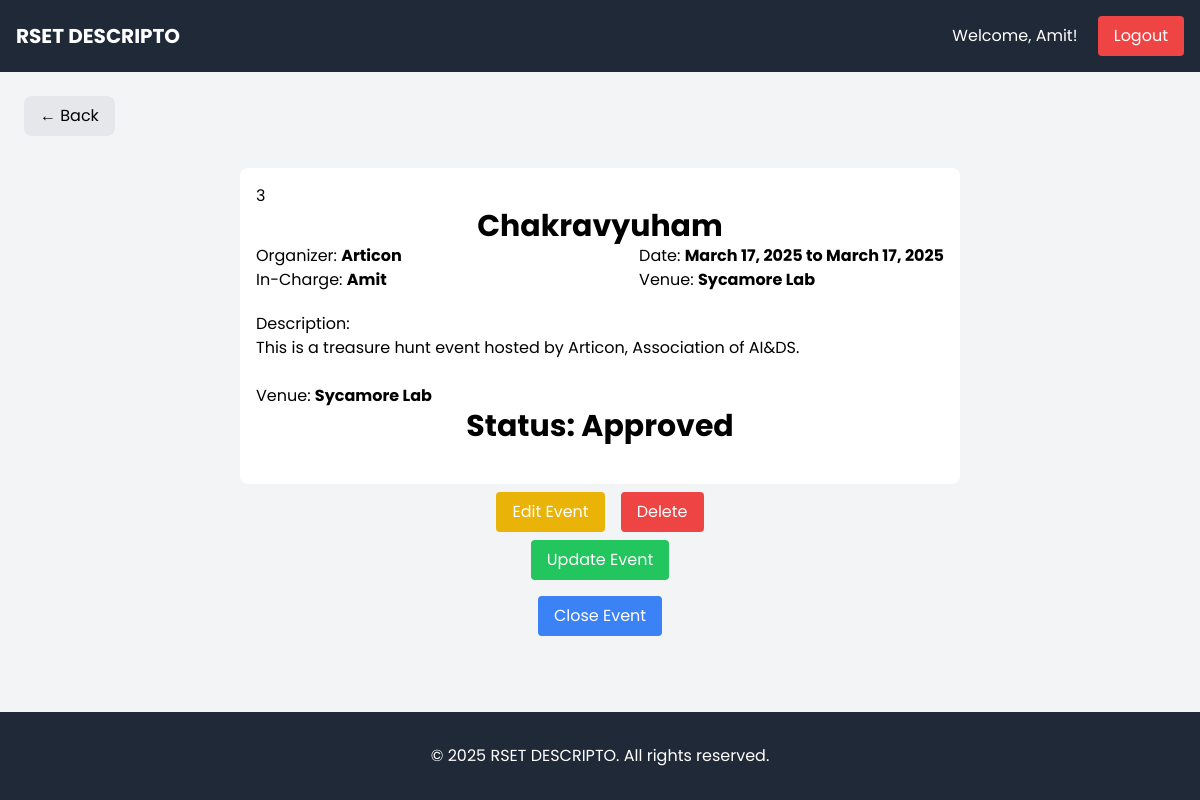
Before: /events/event/3/ (signed in) with the older database file.
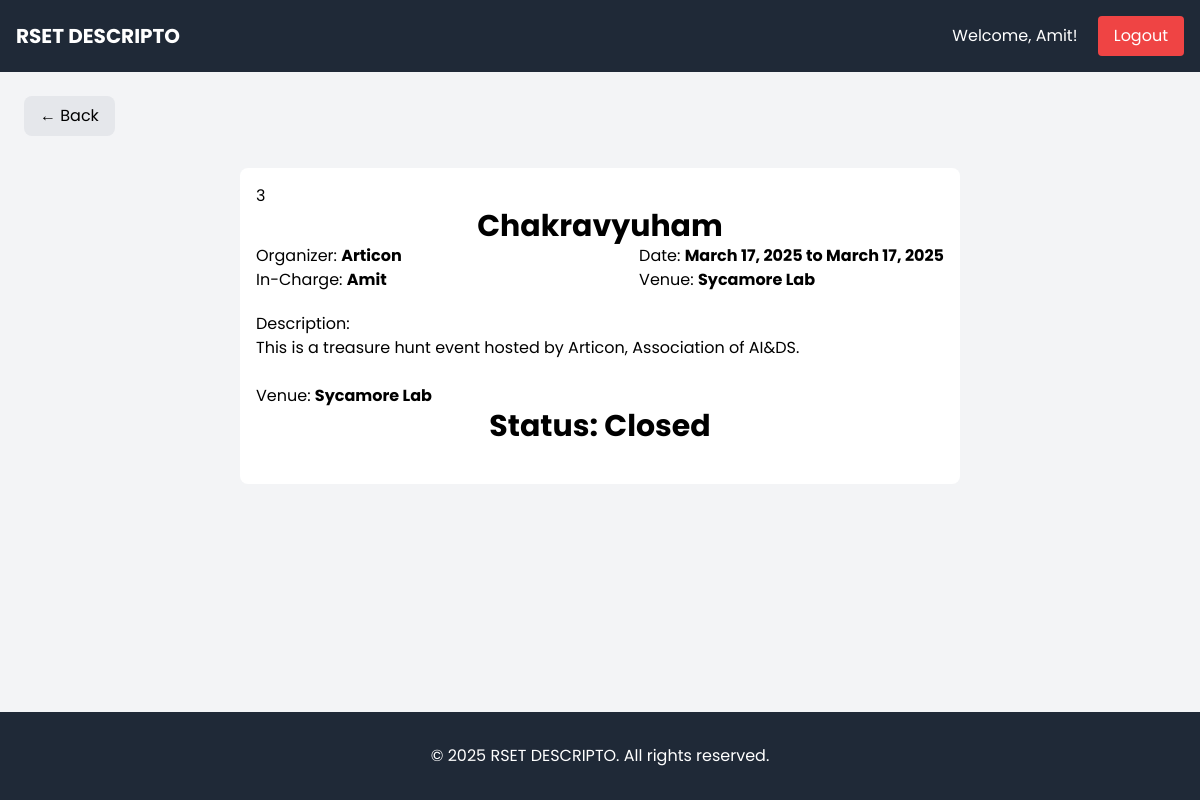
After: the same page with the newer database file.
### event/models.py (models this page shows, shortened)
class Event(models.Model):
    STATUS_CHOICES = [
        ('Pending', 'Pending'),
        ('Approved', 'Approved'),
        ('Rejected', 'Rejected'),
        ('Closed', 'Closed'),
    ]
    event_id = models.AutoField(primary_key=True)
    name = models.CharField(max_length=255)
    start_date = models.DateField()
    end_date = models.DateField()
    time = models.TimeField()
    description = models.TextField()
    organizer = models.CharField(max_length=255)
    max_count = models.PositiveIntegerField()
    in_charge = models.ForeignKey(User, on_delete=models.CASCADE, default=None)
    budget = models.DecimalField(max_digits=10, decimal_places=2, blank=True, null=True)
    venue = models.CharField(max_length=255)
    status = models.CharField(max_length=10, choices=STATUS_CHOICES, default='Pending')

### event/views.py (the view)
# urls.py: path('event/<int:pk>/', views.event_detail, name='event_detail'),
@login_required
def event_detail(request, pk):
    event = get_object_or_404(Event, pk=pk)
    return render(request, 'event/event_detail.html', {'event': event})

### event/templatetags/group_tags.py (called while the page is built)
@register.filter
def has_group(user, group_name):
    return user.groups.filter(name=group_name).exists()

### event/templates/event/event_detail.html (shortened to what this page needs)
{% extends 'event/base.html' %}
{% block content %}
    <div class="w-auto px-4 py-2 m-6 bg-gray-200 rounded-lg inline-block">
    <a href="{% url 'event_list' %}">← Back</a>
    </div>
    <div class="flex flex-col">
        <div class="flex flex-col bg-white p-4 m-2 rounded-lg w-3/5 mx-auto">
            <h3>{{ event.event_id }}</h3>
            <h1 class="text-3xl font-bold text-center">{{ event.name }}</h1>
                <div class="flex justify-between">
                    <div class="flex flex-col">
                        <h2>Organizer: <span class="font-bold">{{ event.organizer }}</span></h2>
                        <h2>In-Charge: <span class="font-bold">{{ event.in_charge.first_name }}</span></h2>
                    </div>
                    <div>
                        <h2>Date: <span class="font-bold">{{ event.start_date }} to {{ event.end_date }}</span></h2>
                        <h2>Venue: <span class="font-bold">{{ event.venue }}</span></h2>
                    </div>
                </div>
                <h2 class="mt-5">Description:</h2>
                <p>{{ event.description }}</p><br>
                <h4>Venue: <span class="font-bold">{{ event.venue }}</span></h4>
                <h1 class="text-3xl font-bold text-center">Status: {{ event.status }}</h1>
                <br>
        </div>
        <div>
            <div class="flex justify-center gap-4">
            {% if event.in_charge == user and not event.status == 'Closed' %}
                <a href="{% url 'edit_event' pk=event.pk %}" class="bg-yellow-500 hover:bg-yellow-700 text-white px-4 py-2 rounded">Edit Event</a>
                <a href="{% url 'delete_event' pk=event.pk %}" class="bg-red-500 hover:bg-red-700 text-white px-4 py-2 rounded">Delete</a>
            {% endif %}
            </div>
            {% load group_tags %}
                </div>
            </div>
        <div class="flex justify-center gap-4">
            {% if event.in_charge == user and event.status == 'Approved' %}
                <a href="{% url 'update_event' pk=event.pk %}" class="bg-green-500 mt-2 hover:bg-green-700 text-white px-4 py-2 rounded">Update Event</a>
            {% endif %}
        </div>
    <div class="flex justify-center gap-4 mt-4">
        {% if event.in_charge == user and not event.status == 'Closed' and event.status == 'Approved'  %}
            <form action="{% url 'send_event_files' pk=event.pk %}" method="post"
            onsubmit="return confirm('Are you sure you want to send the event files and mark this event as closed? Once closed no further changes shall be allowed.');">
                <button type="submit" class="bg-blue-500 hover:bg-blue-700 text-white px-4 py-2 rounded">
                    Close Event
                </button>
            </form>
        {% endif %}
    </div>
    {% endblock %}

Changed rows visible on the page:
changed Event "Chakravyuham": status "Approved" → "Closed"
Other visible differences:
text no longer shown: "Edit Event Delete Update Event Close Event"
